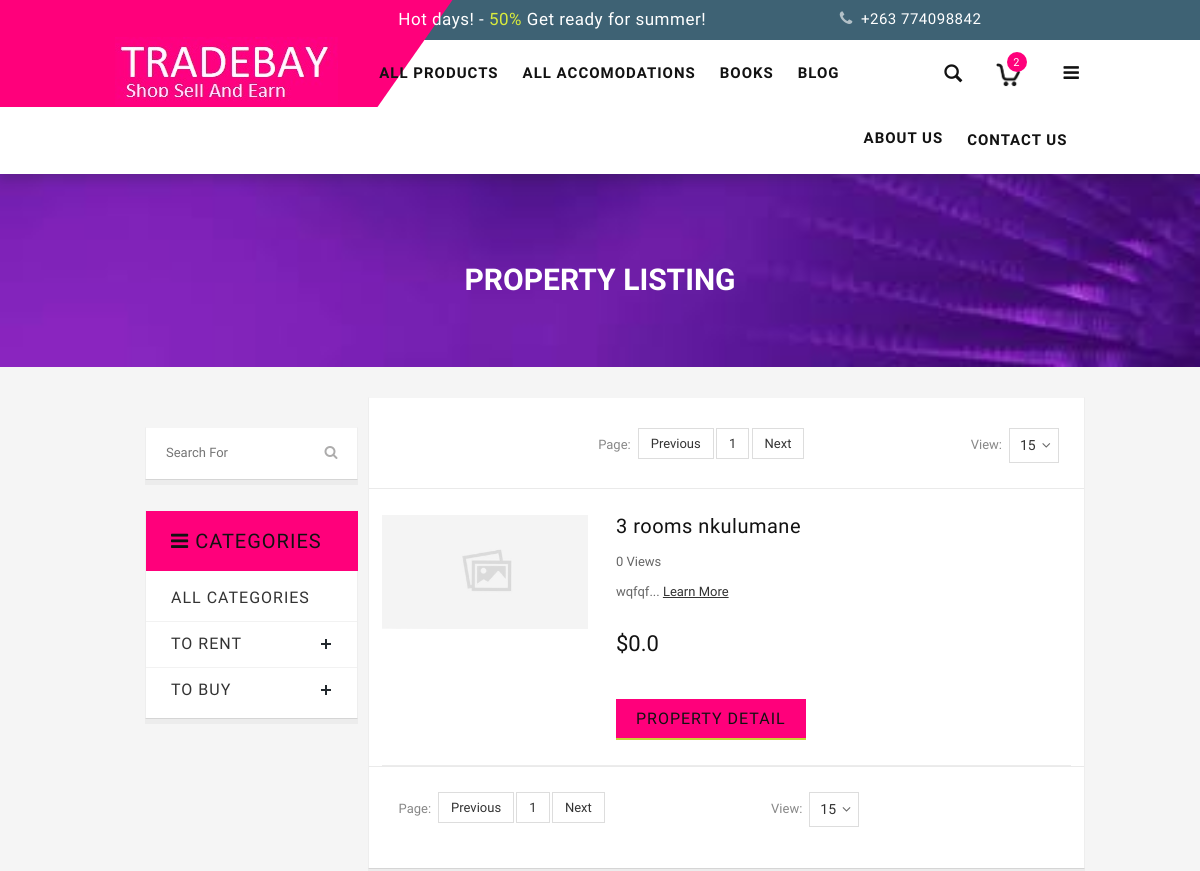
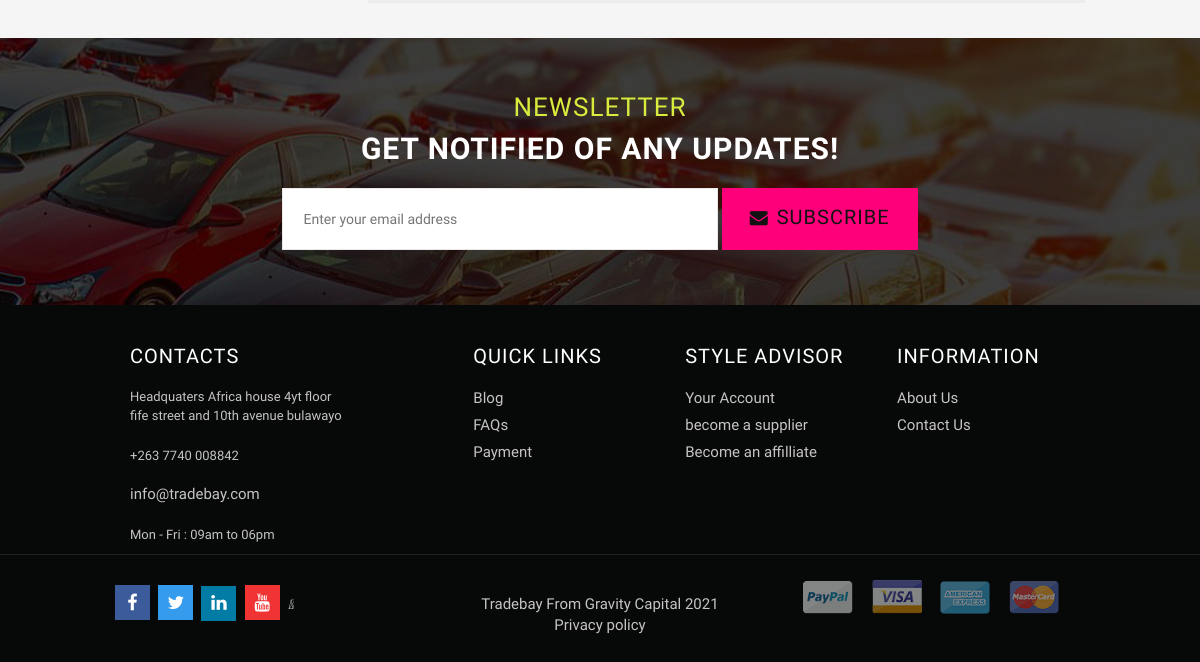
The app's page /Property/property_list/, older data (2 pictures, top to bottom).
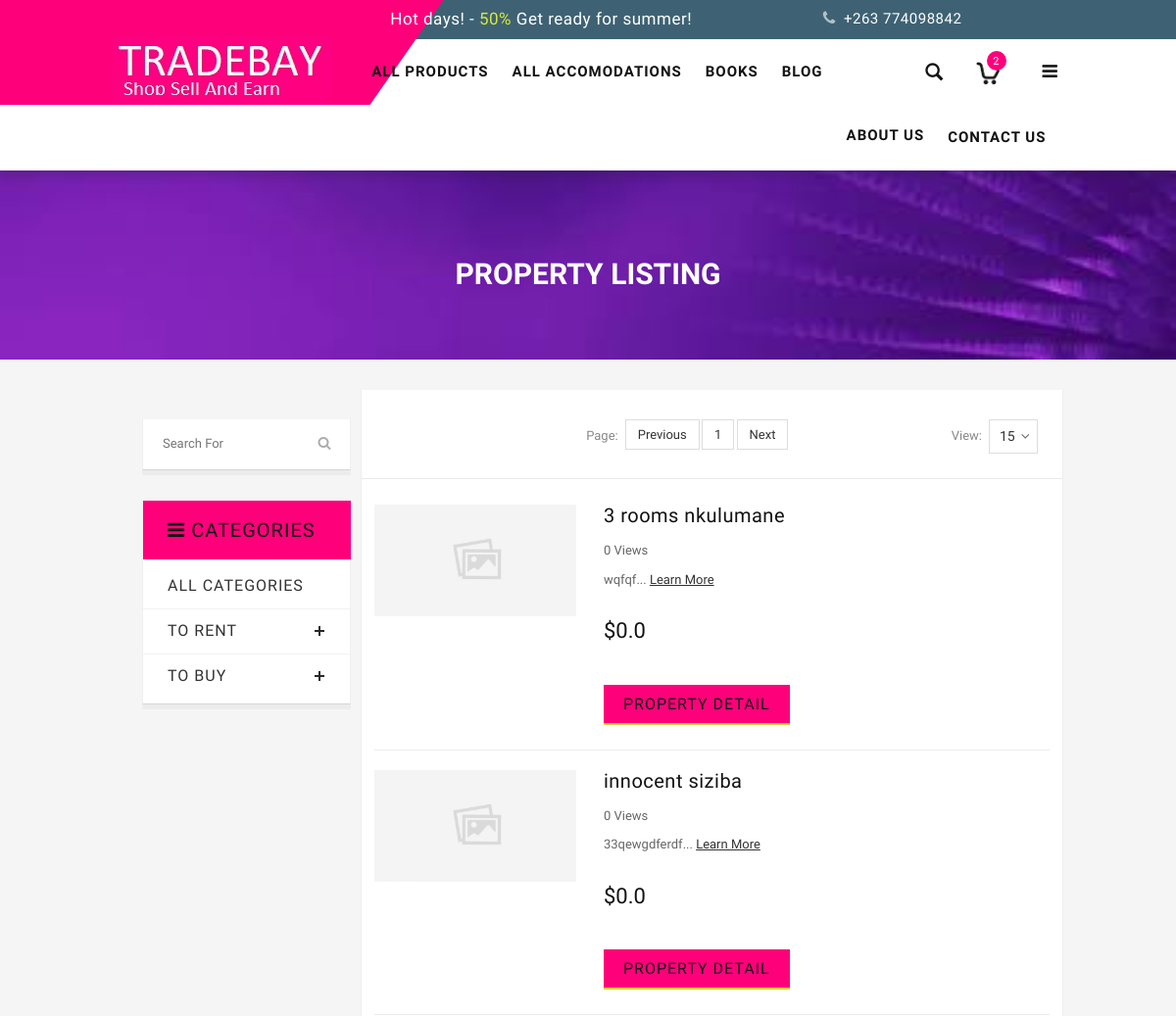
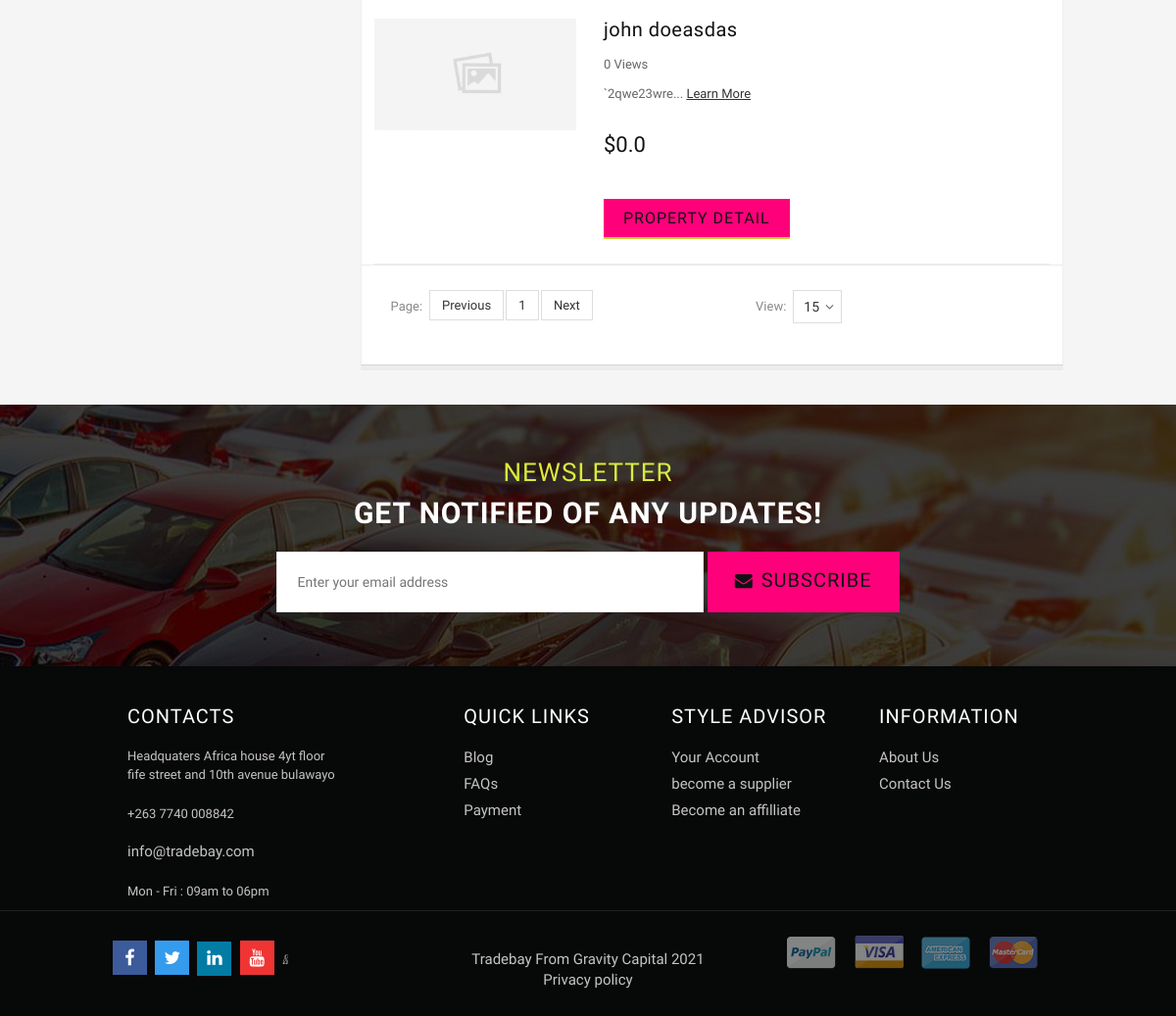
The same page, newer data (2 pictures, top to bottom).
### accomo/models.py (models this page shows, shortened)
class Property(models.Model):
    seo_title =  models.CharField(max_length=200,default="Tradebay property detail")
    seo_description =  models.CharField(max_length=200,default="Tradebay property detail")
    name = models.CharField(max_length=100)
    location = models.CharField(max_length=200)
    price = models.FloatField(default=0.0)
    number_rooms = models.IntegerField(default=1)
    category = models.ForeignKey(Category, on_delete=models.CASCADE)
    property_images = models.ImageField(upload_to='cars',default='default.png')
    city = models.ForeignKey(City,on_delete=models.CASCADE)
    property_description = models.TextField(max_length=1000)
    demograpy = models.ForeignKey(Property_type, on_delete=models.CASCADE)
    property_owner = models.ForeignKey(Owner, on_delete=models.CASCADE)
    liked = models.ManyToManyField(CustomUser, default=None,blank=True,related_name='likes')

class Category(models.Model):
    name = models.CharField(max_length=100)
    description = models.TextField(max_length=500)

### accomo/views.py (the view)
# urls.py: path('property_list/',views.Property_view,name="property_list"),
def Property_view(request):
    context = {
				'title':'Tradebay property list',
        		'description': 'Properties for sale to rent in zimbabwe'
				}
    return render(request, 'property_list.html',context)

### accomo/templates/property_list.html (shortened to what this page needs)
{% extends 'front_end_templates/base.html' %}
{% load static %}
{% block content %}
<div class="page-heading">
  <div class="breadcrumbs">
    <div class="container">
      <div class="row">
        <div class="col-xs-12">
        </div>
      </div>
    </div>
  </div>
  <div class="page-title">
    <h2>PROPERTY LISTING</h2>
  </div>
</div>
<section class="main-container col2-left-layout bounceInUp animated">
  <div class="container">
    <div class="row">
      <div class="col-main col-sm-9 col-sm-push-3 product-grid">
      <div class="pro-coloumn">
        <article class="col-main">
          <div class="toolbar">
              <div class="pager">
                <div id="limiter">
                  <label>View: </label>
                  <ul>
                    <li><a href="#">15<span class="right-arrow"></span></a>
                    </li>
                  </ul>
                </div>
                <div class="pages">
                  <label>Page:</label>
                  <ul class="pagination">
                    {% if property.has_previous %}
                   <li class="page-item">
                  <a class="page-link" href="?page={{ property.previous_page_number }}">Previous</a>
                </li>
                  {% else %}
                 <li class="page-item disabled">
                  <a class="page-link" href="#" tabindex="-1" aria-disabled="true">Previous</a>
                 </li>
                 {% endif %}
                  {% for i in property.paginator.page_range %}
                 {% if i == property_list.number %}
                 <li class="page-item active"><a class="page-link">{{i}}</a></li>
                 {% else %}
                 <li class="page-item"><a class="page-link" href="?page={{i}}">{{i}}</a></li>
                 {% endif %}
                 {% endfor %}
                 {% if property.has_next %}
                 <li class="page-item">
                   <a class="page-link" href="?page={{ book.next_page_number }}">Next</a>
                </li>
                 {% else %}
                 <li class="page-item disabled">
                  <a class="page-link" href="#" tabindex="-1" aria-disabled="true">Next</a>
                 </li>
                 {% endif %}
               </ul>
                </div>
              </div>
            </div>
          <div class="category-products">
            <ol class="products-list" id="products-list">
          {% for pro in property %}
          <li class="item even">
            <div class="product-image"> <a href="product-detail.html" title="19&quot; Widescreen LCD Monitor"> <img class="small-image" src="{{ pro.property_images.url }}" alt="{{  pro.name }}"> </a> </div>
            <div class="product-shop">
              <h2 class="product-name"><a href="{% url 'property_detail' pro.id %}" title="19&quot; Widescreen LCD Monitor">{{  pro.name }}</a></h2>
              <div class="desc std">
                <p>{{ pro.property_veiw_count.count }} Views</p>
                <p>{{  pro.property_description }}... <a class="link-learn" title="" href="{% url 'property_detail' pro.id %}">Learn More</a> </p>
              </div>
              <div class="price-box"> <span class="regular-price" id="product-price-156"> <span class="price">${{ pro.price }}</span> </span> </div>
              <div class="actions">
                <span class="add-to-links">
                  <form action="{% url 'property_detail' pro.id %}" method="get">
                 <button type="submit" class="button link-wishlist"><span>Property Detail</span>Property Detail</button>
                </form>
            </div>
          </li>
          {% endfor %}
        </ol>
          </div>
          <div class="toolbar bottom">
            <div class="pager">
              <div id="limiter">
                <label>View: </label>
                <ul>
                  <li><a href="#">15<span class="right-arrow"></span></a>
                  </li>
                </ul>
              </div>
              <div class="pages">
                <label>Page:</label>
                <ul class="pagination">
                  <ul class="pagination">
                  {% if property.has_previous %}
                 <li class="page-item">
                <a class="page-link" href="?page={{ property.previous_page_number }}">Previous</a>
              </li>
                {% else %}
               <li class="page-item disabled">
                <a class="page-link" href="#" tabindex="-1" aria-disabled="true">Previous</a>
               </li>
               {% endif %}
                {% for i in property.paginator.page_range %}
               {% if i == property_list.number %}
               <li class="page-item active"><a class="page-link">{{i}}</a></li>
               {% else %}
               <li class="page-item"><a class="page-link" href="?page={{i}}">{{i}}</a></li>
               {% endif %}
               {% endfor %}
               {% if property.has_next %}
               <li class="page-item">
                 <a class="page-link" href="?page={{ property.next_page_number }}">Next</a>
              </li>
               {% else %}
               <li class="page-item disabled">
                <a class="page-link" href="#" tabindex="-1" aria-disabled="true">Next</a>
               </li>
               {% endif %}
             </ul>
              </div>
            </div>
          </div>
        </article>
        </div>
      </div>
      <aside class="col-left sidebar col-sm-3 col-xs-12 col-sm-pull-9 wow bounceInUp animated">
        <div class="main container">
           <div class="row">
             <div class="col-left sidebar col-sm-3 blog-side">
             <div class="block widget_search"><form id="searchform" action="{%  url 'searchbar' %}" method="get">
           <div class="input-group">
              <input type="text" name="search" id="s" placeholder="Search For" class="input-text" autocomplete="off">
              <div class="input-group-append">
                 <button type="submit" class="thm-search"><i class="fa fa-search"></i></button>
              </div>
           </div>
       </form>
       </div>
        <div class="side-nav-categories">
          <div class="block-title"> Categories </div>
          <div class="box-content box-category">
            <ul>
              <li> <a class="active" href="{% url 'property_list' %}">All Categories</a>
              {% for propertyCategory in propertyCategories %}
              <li> <a href="{% url 'property_list' %}?propertyCategory={{ propertyCategory.name}}">{{ propertyCategory.name}}</a> <span class="subDropdown plus"></span>
                  </li>
                </ul>
              {% endfor %}
          </div>
      </aside>
    </div>
  </div>
</section>
{%  endblock %}

Row changes from the older to the newer data that the page shows:
added Property: property_images (placeholder picture), name "innocent siziba", property_veiw_count.count "0", property_description "33qewgdferdf", price "0.0"
added Property: property_images (placeholder picture), name "john doeasdas", property_veiw_count.count "0", property_description "`2qwe23wre", price "0.0"
